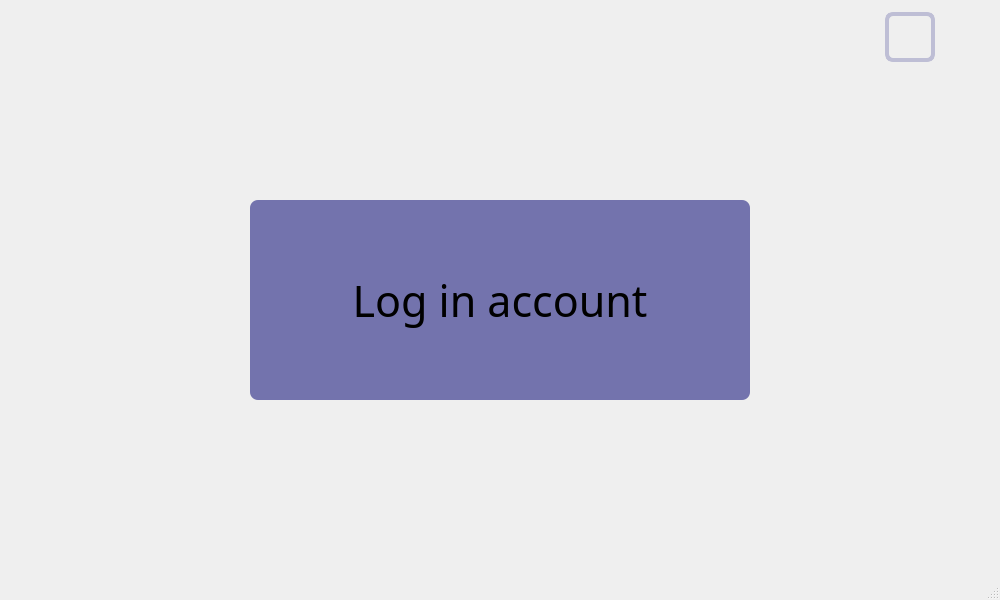
<?xml version="1.0" encoding="UTF-8"?>
<ui version="4.0">
 <class>MainWindow</class>
 <widget class="QMainWindow" name="MainWindow">
  <property name="geometry">
   <rect>
    <x>0</x>
    <y>0</y>
    <width>1000</width>
    <height>600</height>
   </rect>
  </property>
  <property name="minimumSize">
   <size>
    <width>1000</width>
    <height>600</height>
   </size>
  </property>
  <property name="maximumSize">
   <size>
    <width>1000</width>
    <height>600</height>
   </size>
  </property>
  <property name="windowTitle">
   <string>weather</string>
  </property>
  <widget class="QWidget" name="centralwidget">
   <widget class="QLabel" name="label">
    <property name="geometry">
     <rect>
      <x>250</x>
      <y>200</y>
      <width>500</width>
      <height>200</height>
     </rect>
    </property>
    <property name="font">
     <font>
      <family>Segoe UI Black</family>
      <pointsize>32</pointsize>
      <weight>10</weight>
      <italic>false</italic>
      <bold>false</bold>
     </font>
    </property>
    <property name="styleSheet">
     <string notr="true">background: rgb(115, 115, 173);
border-radius: 8px;
font: 87 32pt &quot;Segoe UI Black&quot;;</string>
    </property>
    <property name="text">
     <string>Log in account</string>
    </property>
    <property name="alignment">
     <set>Qt::AlignCenter</set>
    </property>
   </widget>
   <widget class="QPushButton" name="btn_home">
    <property name="geometry">
     <rect>
      <x>885</x>
      <y>12</y>
      <width>50</width>
      <height>50</height>
     </rect>
    </property>
    <property name="minimumSize">
     <size>
      <width>50</width>
      <height>50</height>
     </size>
    </property>
    <property name="maximumSize">
     <size>
      <width>50</width>
      <height>50</height>
     </size>
    </property>
    <property name="cursor">
     <cursorShape>PointingHandCursor</cursorShape>
    </property>
    <property name="styleSheet">
     <string notr="true">border: 4px solid;
border-color: rgb(190, 190, 213);
border-radius: 8px;</string>
    </property>
    <property name="text">
     <string/>
    </property>
    <property name="icon">
     <iconset>
      <normaloff>../items/icons/home.png</normaloff>../items/icons/home.png</iconset>
    </property>
    <property name="iconSize">
     <size>
      <width>50</width>
      <height>50</height>
     </size>
    </property>
   </widget>
  </widget>
  <widget class="QMenuBar" name="menubar">
   <property name="geometry">
    <rect>
     <x>0</x>
     <y>0</y>
     <width>1000</width>
     <height>21</height>
    </rect>
   </property>
  </widget>
  <widget class="QStatusBar" name="statusbar"/>
 </widget>
 <resources/>
 <connections/>
</ui>
